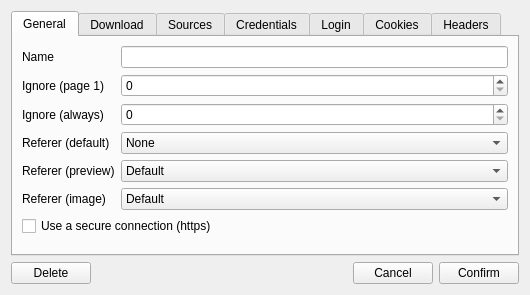
<?xml version="1.0" encoding="UTF-8"?>
<ui version="4.0">
 <class>SourcesSettingsWindow</class>
 <widget class="QDialog" name="SourcesSettingsWindow">
  <property name="geometry">
   <rect>
    <x>0</x>
    <y>0</y>
    <width>530</width>
    <height>273</height>
   </rect>
  </property>
  <property name="windowTitle">
   <string>Site options</string>
  </property>
  <property name="windowIcon">
   <iconset resource="../../resources/resources.qrc">
    <normaloff>:/images/icon.ico</normaloff>:/images/icon.ico</iconset>
  </property>
  <layout class="QVBoxLayout" name="verticalLayout">
   <item>
    <widget class="QTabWidget" name="tabWidget">
     <property name="currentIndex">
      <number>0</number>
     </property>
     <widget class="QWidget" name="tabGeneral">
      <attribute name="title">
       <string>General</string>
      </attribute>
      <layout class="QFormLayout" name="formLayout_5">
       <property name="fieldGrowthPolicy">
        <enum>QFormLayout::AllNonFixedFieldsGrow</enum>
       </property>
       <item row="3" column="0">
        <widget class="QLabel" name="labelReferer">
         <property name="text">
          <string>Referer (default)</string>
         </property>
        </widget>
       </item>
       <item row="3" column="1">
        <widget class="QComboBox" name="comboReferer">
         <item>
          <property name="text">
           <string>None</string>
          </property>
         </item>
         <item>
          <property name="text">
           <string>Site</string>
          </property>
         </item>
         <item>
          <property name="text">
           <string>Page</string>
          </property>
         </item>
         <item>
          <property name="text">
           <string>Image</string>
          </property>
         </item>
        </widget>
       </item>
       <item row="4" column="0">
        <widget class="QLabel" name="labelRefererPreview">
         <property name="text">
          <string>Referer (preview)</string>
         </property>
        </widget>
       </item>
       <item row="4" column="1">
        <widget class="QComboBox" name="comboRefererPreview">
         <item>
          <property name="text">
           <string>Default</string>
          </property>
         </item>
         <item>
          <property name="text">
           <string>None</string>
          </property>
         </item>
         <item>
          <property name="text">
           <string>Site</string>
          </property>
         </item>
         <item>
          <property name="text">
           <string>Page</string>
          </property>
         </item>
         <item>
          <property name="text">
           <string>Image</string>
          </property>
         </item>
        </widget>
       </item>
       <item row="5" column="0">
        <widget class="QLabel" name="labelRefererImage">
         <property name="text">
          <string>Referer (image)</string>
         </property>
        </widget>
       </item>
       <item row="5" column="1">
        <widget class="QComboBox" name="comboRefererImage">
         <item>
          <property name="text">
           <string>Default</string>
          </property>
         </item>
         <item>
          <property name="text">
           <string>None</string>
          </property>
         </item>
         <item>
          <property name="text">
           <string>Site</string>
          </property>
         </item>
         <item>
          <property name="text">
           <string>Page</string>
          </property>
         </item>
         <item>
          <property name="text">
           <string>Details</string>
          </property>
         </item>
         <item>
          <property name="text">
           <string>Image</string>
          </property>
         </item>
        </widget>
       </item>
       <item row="0" column="0">
        <widget class="QLabel" name="labelSiteName">
         <property name="text">
          <string>Name</string>
         </property>
        </widget>
       </item>
       <item row="0" column="1">
        <widget class="QLineEdit" name="lineSiteName"/>
       </item>
       <item row="2" column="0">
        <widget class="QLabel" name="label">
         <property name="text">
          <string>Ignore (always)</string>
         </property>
        </widget>
       </item>
       <item row="1" column="0">
        <widget class="QLabel" name="label_2">
         <property name="text">
          <string>Ignore (page 1)</string>
         </property>
        </widget>
       </item>
       <item row="1" column="1">
        <widget class="QSpinBox" name="spinIgnore1"/>
       </item>
       <item row="2" column="1">
        <widget class="QSpinBox" name="spinIgnoreAlways"/>
       </item>
       <item row="6" column="0" colspan="2">
        <widget class="QCheckBox" name="checkSsl">
         <property name="text">
          <string>Use a secure connection (https)</string>
         </property>
         <property name="checked">
          <bool>false</bool>
         </property>
        </widget>
       </item>
      </layout>
     </widget>
     <widget class="QWidget" name="tabDownloads">
      <attribute name="title">
       <string>Download</string>
      </attribute>
      <layout class="QFormLayout" name="formLayout">
       <item row="1" column="0">
        <widget class="QLabel" name="label_3">
         <property name="text">
          <string>Max simultaneous downloads</string>
         </property>
        </widget>
       </item>
       <item row="1" column="1">
        <widget class="QSpinBox" name="spinSimultaneousDownloads">
         <property name="minimum">
          <number>1</number>
         </property>
         <property name="maximum">
          <number>10</number>
         </property>
        </widget>
       </item>
       <item row="0" column="0">
        <widget class="QLabel" name="label_4">
         <property name="text">
          <string>Images per page</string>
         </property>
        </widget>
       </item>
       <item row="0" column="1">
        <widget class="QSpinBox" name="spinImagesPerPage">
         <property name="minimum">
          <number>1</number>
         </property>
         <property name="maximum">
          <number>1000</number>
         </property>
         <property name="value">
          <number>200</number>
         </property>
        </widget>
       </item>
       <item row="2" column="0">
        <widget class="QLabel" name="label_6">
         <property name="text">
          <string>Interval (thumbnail)</string>
         </property>
        </widget>
       </item>
       <item row="3" column="0">
        <widget class="QLabel" name="label_7">
         <property name="text">
          <string>Interval (image)</string>
         </property>
        </widget>
       </item>
       <item row="4" column="0">
        <widget class="QLabel" name="label_12">
         <property name="text">
          <string>Interval (page)</string>
         </property>
        </widget>
       </item>
       <item row="5" column="0">
        <widget class="QLabel" name="label_13">
         <property name="text">
          <string>Interval (details)</string>
         </property>
        </widget>
       </item>
       <item row="6" column="0">
        <widget class="QLabel" name="label_14">
         <property name="text">
          <string>Interval (error)</string>
         </property>
        </widget>
       </item>
       <item row="2" column="1">
        <widget class="QSpinBox" name="spinThrottleThumbnail">
         <property name="suffix">
          <string>s</string>
         </property>
         <property name="maximum">
          <number>3600</number>
         </property>
        </widget>
       </item>
       <item row="3" column="1">
        <widget class="QSpinBox" name="spinThrottleImage">
         <property name="suffix">
          <string>s</string>
         </property>
         <property name="maximum">
          <number>3600</number>
         </property>
        </widget>
       </item>
       <item row="4" column="1">
        <widget class="QSpinBox" name="spinThrottlePage">
         <property name="suffix">
          <string>s</string>
         </property>
         <property name="maximum">
          <number>3600</number>
         </property>
        </widget>
       </item>
       <item row="5" column="1">
        <widget class="QSpinBox" name="spinThrottleDetails">
         <property name="suffix">
          <string>s</string>
         </property>
         <property name="maximum">
          <number>3600</number>
         </property>
        </widget>
       </item>
       <item row="6" column="1">
        <widget class="QSpinBox" name="spinThrottleRetry">
         <property name="suffix">
          <string>s</string>
         </property>
         <property name="maximum">
          <number>3600</number>
         </property>
        </widget>
       </item>
      </layout>
     </widget>
     <widget class="QWidget" name="tabSources">
      <attribute name="title">
       <string>Sources</string>
      </attribute>
      <layout class="QFormLayout" name="formLayout_3">
       <item row="1" column="0" colspan="2">
        <widget class="QWidget" name="widget" native="true">
         <property name="enabled">
          <bool>false</bool>
         </property>
         <layout class="QFormLayout" name="formLayout_2">
          <property name="fieldGrowthPolicy">
           <enum>QFormLayout::AllNonFixedFieldsGrow</enum>
          </property>
          <property name="leftMargin">
           <number>18</number>
          </property>
          <property name="topMargin">
           <number>0</number>
          </property>
          <property name="rightMargin">
           <number>0</number>
          </property>
          <property name="bottomMargin">
           <number>0</number>
          </property>
          <item row="0" column="0">
           <widget class="QLabel" name="labelSources1">
            <property name="text">
             <string>Source 1</string>
            </property>
           </widget>
          </item>
          <item row="0" column="1">
           <widget class="QComboBox" name="comboSources1">
            <property name="currentIndex">
             <number>1</number>
            </property>
            <item>
             <property name="text">
              <string/>
             </property>
            </item>
            <item>
             <property name="text">
              <string>XML</string>
             </property>
            </item>
            <item>
             <property name="text">
              <string>JSON</string>
             </property>
            </item>
            <item>
             <property name="text">
              <string>Regex</string>
             </property>
            </item>
            <item>
             <property name="text">
              <string>RSS</string>
             </property>
            </item>
           </widget>
          </item>
          <item row="1" column="0">
           <widget class="QLabel" name="labelSources2">
            <property name="text">
             <string>Source 2</string>
            </property>
           </widget>
          </item>
          <item row="1" column="1">
           <widget class="QComboBox" name="comboSources2">
            <property name="currentIndex">
             <number>2</number>
            </property>
            <item>
             <property name="text">
              <string/>
             </property>
            </item>
            <item>
             <property name="text">
              <string>XML</string>
             </property>
            </item>
            <item>
             <property name="text">
              <string>JSON</string>
             </property>
            </item>
            <item>
             <property name="text">
              <string>Regex</string>
             </property>
            </item>
            <item>
             <property name="text">
              <string>RSS</string>
             </property>
            </item>
           </widget>
          </item>
          <item row="2" column="0">
           <widget class="QLabel" name="labelSources3">
            <property name="text">
             <string>Source 3</string>
            </property>
           </widget>
          </item>
          <item row="2" column="1">
           <widget class="QComboBox" name="comboSources3">
            <property name="currentIndex">
             <number>3</number>
            </property>
            <item>
             <property name="text">
              <string/>
             </property>
            </item>
            <item>
             <property name="text">
              <string>XML</string>
             </property>
            </item>
            <item>
             <property name="text">
              <string>JSON</string>
             </property>
            </item>
            <item>
             <property name="text">
              <string>Regex</string>
             </property>
            </item>
            <item>
             <property name="text">
              <string>RSS</string>
             </property>
            </item>
           </widget>
          </item>
          <item row="3" column="0">
           <widget class="QLabel" name="labelSources4">
            <property name="text">
             <string>Source 4</string>
            </property>
           </widget>
          </item>
          <item row="3" column="1">
           <widget class="QComboBox" name="comboSources4">
            <property name="currentIndex">
             <number>4</number>
            </property>
            <item>
             <property name="text">
              <string/>
             </property>
            </item>
            <item>
             <property name="text">
              <string>XML</string>
             </property>
            </item>
            <item>
             <property name="text">
              <string>JSON</string>
             </property>
            </item>
            <item>
             <property name="text">
              <string>Regex</string>
             </property>
            </item>
            <item>
             <property name="text">
              <string>RSS</string>
             </property>
            </item>
           </widget>
          </item>
         </layout>
        </widget>
       </item>
       <item row="0" column="0" colspan="2">
        <widget class="QCheckBox" name="checkSourcesDefault">
         <property name="text">
          <string>Use default sources</string>
         </property>
         <property name="checked">
          <bool>true</bool>
         </property>
        </widget>
       </item>
      </layout>
     </widget>
     <widget class="QWidget" name="tabCredentials">
      <attribute name="title">
       <string>Credentials</string>
      </attribute>
      <layout class="QFormLayout" name="formLayout_4">
       <item row="0" column="0">
        <widget class="QLabel" name="labelAuthPseudo">
         <property name="text">
          <string>Username</string>
         </property>
        </widget>
       </item>
       <item row="0" column="1">
        <widget class="QLineEdit" name="lineAuthPseudo"/>
       </item>
       <item row="1" column="0">
        <widget class="QLabel" name="labelAuthPassword">
         <property name="text">
          <string>Password</string>
         </property>
        </widget>
       </item>
       <item row="1" column="1">
        <layout class="QHBoxLayout" name="layoutHashPassword">
         <item>
          <widget class="QLineEdit" name="lineAuthPassword">
           <property name="echoMode">
            <enum>QLineEdit::Password</enum>
           </property>
          </widget>
         </item>
         <item>
          <widget class="QPushButton" name="buttonAuthHash">
           <property name="text">
            <string>Hash password</string>
           </property>
          </widget>
         </item>
        </layout>
       </item>
       <item row="2" column="0" colspan="2">
        <widget class="QWidget" name="widgetTestCredentials" native="true">
         <layout class="QHBoxLayout" name="horizontalLayout" stretch="1,0">
          <property name="leftMargin">
           <number>0</number>
          </property>
          <property name="topMargin">
           <number>0</number>
          </property>
          <property name="rightMargin">
           <number>0</number>
          </property>
          <property name="bottomMargin">
           <number>0</number>
          </property>
          <item>
           <widget class="QLabel" name="labelTestCredentials">
            <property name="text">
             <string/>
            </property>
           </widget>
          </item>
          <item>
           <widget class="QPushButton" name="buttonTestCredentials">
            <property name="text">
             <string>Test</string>
            </property>
           </widget>
          </item>
         </layout>
        </widget>
       </item>
      </layout>
     </widget>
     <widget class="QWidget" name="tabLogin">
      <attribute name="title">
       <string>Login</string>
      </attribute>
      <layout class="QFormLayout" name="formLayout_7">
       <item row="0" column="0">
        <widget class="QLabel" name="label_8">
         <property name="text">
          <string>Type</string>
         </property>
        </widget>
       </item>
       <item row="0" column="1">
        <widget class="QComboBox" name="comboLoginType">
         <property name="currentIndex">
          <number>0</number>
         </property>
         <item>
          <property name="text">
           <string>Through URL</string>
          </property>
         </item>
         <item>
          <property name="text">
           <string>GET</string>
          </property>
         </item>
         <item>
          <property name="text">
           <string>POST</string>
          </property>
         </item>
         <item>
          <property name="text">
           <string>OAuth 1</string>
          </property>
         </item>
         <item>
          <property name="text">
           <string>OAuth 2</string>
          </property>
         </item>
        </widget>
       </item>
       <item row="1" column="0" colspan="2">
        <widget class="QStackedWidget" name="stackedWidget">
         <property name="currentIndex">
          <number>0</number>
         </property>
         <widget class="QWidget" name="pageThroughUrl"/>
         <widget class="QWidget" name="pageGet">
          <layout class="QFormLayout" name="formLayout_12">
           <property name="leftMargin">
            <number>18</number>
           </property>
           <property name="topMargin">
            <number>0</number>
           </property>
           <property name="rightMargin">
            <number>0</number>
           </property>
           <property name="bottomMargin">
            <number>0</number>
           </property>
           <item row="0" column="0">
            <widget class="QLabel" name="label_22">
             <property name="text">
              <string>URL</string>
             </property>
            </widget>
           </item>
           <item row="0" column="1">
            <widget class="QLineEdit" name="lineLoginGetUrl"/>
           </item>
           <item row="1" column="0">
            <widget class="QLabel" name="label_24">
             <property name="text">
              <string>Username field</string>
             </property>
            </widget>
           </item>
           <item row="1" column="1">
            <widget class="QLineEdit" name="lineLoginGetPseudo"/>
           </item>
           <item row="2" column="0">
            <widget class="QLabel" name="label_23">
             <property name="text">
              <string>Password field</string>
             </property>
            </widget>
           </item>
           <item row="2" column="1">
            <widget class="QLineEdit" name="lineLoginGetPassword"/>
           </item>
           <item row="3" column="0">
            <widget class="QLabel" name="label_25">
             <property name="text">
              <string>Cookie</string>
             </property>
            </widget>
           </item>
           <item row="3" column="1">
            <widget class="QLineEdit" name="lineLoginGetCookie"/>
           </item>
          </layout>
         </widget>
         <widget class="QWidget" name="pagePost">
          <layout class="QFormLayout" name="formLayout_9">
           <property name="leftMargin">
            <number>18</number>
           </property>
           <property name="topMargin">
            <number>0</number>
           </property>
           <property name="rightMargin">
            <number>0</number>
           </property>
           <property name="bottomMargin">
            <number>0</number>
           </property>
           <item row="0" column="0">
            <widget class="QLabel" name="labelLoginPostUrl">
             <property name="text">
              <string>URL</string>
             </property>
            </widget>
           </item>
           <item row="0" column="1">
            <widget class="QLineEdit" name="lineLoginPostUrl"/>
           </item>
           <item row="1" column="0">
            <widget class="QLabel" name="labelLoginPostPseudo">
             <property name="text">
              <string>Username</string>
             </property>
            </widget>
           </item>
           <item row="1" column="1">
            <widget class="QLineEdit" name="lineLoginPostPseudo"/>
           </item>
           <item row="2" column="0">
            <widget class="QLabel" name="labelLoginPostPassword">
             <property name="text">
              <string>Password</string>
             </property>
            </widget>
           </item>
           <item row="2" column="1">
            <widget class="QLineEdit" name="lineLoginPostPassword"/>
           </item>
           <item row="3" column="0">
            <widget class="QLabel" name="labelLoginPostCookie">
             <property name="text">
              <string>Cookie</string>
             </property>
            </widget>
           </item>
           <item row="3" column="1">
            <widget class="QLineEdit" name="lineLoginPostCookie"/>
           </item>
          </layout>
         </widget>
         <widget class="QWidget" name="pageOAuth1">
          <property name="enabled">
           <bool>false</bool>
          </property>
          <layout class="QFormLayout" name="formLayout_10">
           <property name="leftMargin">
            <number>18</number>
           </property>
           <property name="topMargin">
            <number>0</number>
           </property>
           <property name="rightMargin">
            <number>0</number>
           </property>
           <property name="bottomMargin">
            <number>0</number>
           </property>
           <item row="0" column="0">
            <widget class="QLabel" name="label_15">
             <property name="text">
              <string>Request token url</string>
             </property>
            </widget>
           </item>
           <item row="1" column="0">
            <widget class="QLabel" name="label_16">
             <property name="text">
              <string>Authorize url</string>
             </property>
            </widget>
           </item>
           <item row="2" column="0">
            <widget class="QLabel" name="label_17">
             <property name="text">
              <string>Access token url</string>
             </property>
            </widget>
           </item>
           <item row="0" column="1">
            <widget class="QLineEdit" name="lineLoginOAuth1RequestTokenUrl"/>
           </item>
           <item row="1" column="1">
            <widget class="QLineEdit" name="lineLoginOAuth1AuthorizeUrl"/>
           </item>
           <item row="2" column="1">
            <widget class="QLineEdit" name="lineLoginOAuth1AccessTokenUrl"/>
           </item>
          </layout>
         </widget>
         <widget class="QWidget" name="pageOAuth2">
          <property name="enabled">
           <bool>false</bool>
          </property>
          <layout class="QFormLayout" name="formLayout_11">
           <property name="leftMargin">
            <number>18</number>
           </property>
           <property name="topMargin">
            <number>0</number>
           </property>
           <property name="rightMargin">
            <number>0</number>
           </property>
           <property name="bottomMargin">
            <number>0</number>
           </property>
           <item row="0" column="0">
            <widget class="QLabel" name="label_19">
             <property name="text">
              <string>Request url</string>
             </property>
            </widget>
           </item>
           <item row="0" column="1">
            <widget class="QLineEdit" name="lineLoginOAuth2RequestUrl"/>
           </item>
           <item row="1" column="0">
            <widget class="QLabel" name="label_20">
             <property name="text">
              <string>Token url</string>
             </property>
            </widget>
           </item>
           <item row="1" column="1">
            <widget class="QLineEdit" name="lineLoginOAuth2TokenUrl"/>
           </item>
           <item row="2" column="0">
            <widget class="QLabel" name="label_18">
             <property name="text">
              <string>Refresh token url</string>
             </property>
            </widget>
           </item>
           <item row="2" column="1">
            <widget class="QLineEdit" name="lineLoginOAuth2RefreshTokenUrl"/>
           </item>
           <item row="3" column="0">
            <widget class="QLabel" name="label_21">
             <property name="text">
              <string>Scope</string>
             </property>
            </widget>
           </item>
           <item row="3" column="1">
            <widget class="QLineEdit" name="lineLoginOAuth2Scope"/>
           </item>
          </layout>
         </widget>
        </widget>
       </item>
       <item row="2" column="0">
        <widget class="QLabel" name="labelLoginMaxPage">
         <property name="text">
          <string>Page limit</string>
         </property>
        </widget>
       </item>
       <item row="2" column="1">
        <widget class="QSpinBox" name="spinLoginMaxPage">
         <property name="maximum">
          <number>10000</number>
         </property>
        </widget>
       </item>
       <item row="3" column="0" colspan="2">
        <widget class="QWidget" name="widgetTestLogin" native="true">
         <layout class="QHBoxLayout" name="horizontalLayout_2" stretch="1,0">
          <property name="leftMargin">
           <number>0</number>
          </property>
          <property name="topMargin">
           <number>0</number>
          </property>
          <property name="rightMargin">
           <number>0</number>
          </property>
          <property name="bottomMargin">
           <number>0</number>
          </property>
          <item>
           <widget class="QLabel" name="labelTestLogin">
            <property name="text">
             <string/>
            </property>
           </widget>
          </item>
          <item>
           <widget class="QPushButton" name="pushButton_5">
            <property name="text">
             <string>Test</string>
            </property>
           </widget>
          </item>
         </layout>
        </widget>
       </item>
      </layout>
     </widget>
     <widget class="QWidget" name="tabCookies">
      <attribute name="title">
       <string>Cookies</string>
      </attribute>
      <layout class="QFormLayout" name="formLayout_8">
       <item row="0" column="0" colspan="2">
        <widget class="QTableWidget" name="tableCookies">
         <column>
          <property name="text">
           <string>Name</string>
          </property>
         </column>
         <column>
          <property name="text">
           <string>Value</string>
          </property>
         </column>
        </widget>
       </item>
       <item row="1" column="0" colspan="2">
        <widget class="QPushButton" name="pushButton">
         <property name="text">
          <string>Add</string>
         </property>
        </widget>
       </item>
      </layout>
     </widget>
     <widget class="QWidget" name="tabHeaders">
      <attribute name="title">
       <string>Headers</string>
      </attribute>
      <layout class="QFormLayout" name="layoutHeaders">
       <item row="0" column="0" colspan="2">
        <widget class="QTableWidget" name="tableHeaders">
         <column>
          <property name="text">
           <string>Name</string>
          </property>
         </column>
         <column>
          <property name="text">
           <string>Value</string>
          </property>
         </column>
        </widget>
       </item>
       <item row="1" column="0" colspan="2">
        <widget class="QPushButton" name="buttonAddHeader">
         <property name="text">
          <string>Add</string>
         </property>
        </widget>
       </item>
      </layout>
     </widget>
    </widget>
   </item>
   <item>
    <layout class="QHBoxLayout" name="layoutButtons">
     <property name="leftMargin">
      <number>0</number>
     </property>
     <property name="topMargin">
      <number>0</number>
     </property>
     <property name="rightMargin">
      <number>0</number>
     </property>
     <property name="bottomMargin">
      <number>0</number>
     </property>
     <item>
      <widget class="QPushButton" name="buttonDelete">
       <property name="text">
        <string>Delete</string>
       </property>
      </widget>
     </item>
     <item>
      <spacer name="spacerButtons">
       <property name="orientation">
        <enum>Qt::Horizontal</enum>
       </property>
       <property name="sizeHint" stdset="0">
        <size>
         <width>40</width>
         <height>20</height>
        </size>
       </property>
      </spacer>
     </item>
     <item>
      <widget class="QPushButton" name="buttonCancel">
       <property name="text">
        <string>Cancel</string>
       </property>
      </widget>
     </item>
     <item>
      <widget class="QPushButton" name="buttonAccept">
       <property name="text">
        <string>Confirm</string>
       </property>
      </widget>
     </item>
    </layout>
   </item>
  </layout>
 </widget>
 <tabstops>
  <tabstop>tabWidget</tabstop>
  <tabstop>lineSiteName</tabstop>
  <tabstop>spinIgnore1</tabstop>
  <tabstop>spinIgnoreAlways</tabstop>
  <tabstop>comboReferer</tabstop>
  <tabstop>comboRefererPreview</tabstop>
  <tabstop>comboRefererImage</tabstop>
  <tabstop>checkSsl</tabstop>
  <tabstop>spinImagesPerPage</tabstop>
  <tabstop>spinSimultaneousDownloads</tabstop>
  <tabstop>checkSourcesDefault</tabstop>
  <tabstop>comboSources1</tabstop>
  <tabstop>comboSources2</tabstop>
  <tabstop>comboSources3</tabstop>
  <tabstop>comboSources4</tabstop>
  <tabstop>lineAuthPseudo</tabstop>
  <tabstop>lineAuthPassword</tabstop>
  <tabstop>buttonAuthHash</tabstop>
  <tabstop>buttonCancel</tabstop>
  <tabstop>buttonAccept</tabstop>
 </tabstops>
 <resources>
  <include location="../../resources/resources.qrc"/>
 </resources>
 <connections>
  <connection>
   <sender>buttonDelete</sender>
   <signal>clicked()</signal>
   <receiver>SourcesSettingsWindow</receiver>
   <slot>deleteSite()</slot>
   <hints>
    <hint type="sourcelabel">
     <x>84</x>
     <y>262</y>
    </hint>
    <hint type="destinationlabel">
     <x>256</x>
     <y>210</y>
    </hint>
   </hints>
  </connection>
  <connection>
   <sender>buttonCancel</sender>
   <signal>clicked()</signal>
   <receiver>SourcesSettingsWindow</receiver>
   <slot>reject()</slot>
   <hints>
    <hint type="sourcelabel">
     <x>438</x>
     <y>262</y>
    </hint>
    <hint type="destinationlabel">
     <x>345</x>
     <y>208</y>
    </hint>
   </hints>
  </connection>
  <connection>
   <sender>pushButton_5</sender>
   <signal>clicked()</signal>
   <receiver>SourcesSettingsWindow</receiver>
   <slot>testLogin()</slot>
   <hints>
    <hint type="sourcelabel">
     <x>507</x>
     <y>218</y>
    </hint>
    <hint type="destinationlabel">
     <x>256</x>
     <y>193</y>
    </hint>
   </hints>
  </connection>
  <connection>
   <sender>checkSourcesDefault</sender>
   <signal>toggled(bool)</signal>
   <receiver>widget</receiver>
   <slot>setDisabled(bool)</slot>
   <hints>
    <hint type="sourcelabel">
     <x>101</x>
     <y>42</y>
    </hint>
    <hint type="destinationlabel">
     <x>101</x>
     <y>65</y>
    </hint>
   </hints>
  </connection>
  <connection>
   <sender>buttonTestCredentials</sender>
   <signal>clicked()</signal>
   <receiver>SourcesSettingsWindow</receiver>
   <slot>testLogin()</slot>
   <hints>
    <hint type="sourcelabel">
     <x>507</x>
     <y>119</y>
    </hint>
    <hint type="destinationlabel">
     <x>273</x>
     <y>141</y>
    </hint>
   </hints>
  </connection>
  <connection>
   <sender>pushButton</sender>
   <signal>clicked()</signal>
   <receiver>SourcesSettingsWindow</receiver>
   <slot>addCookie()</slot>
   <hints>
    <hint type="sourcelabel">
     <x>101</x>
     <y>199</y>
    </hint>
    <hint type="destinationlabel">
     <x>470</x>
     <y>190</y>
    </hint>
   </hints>
  </connection>
  <connection>
   <sender>buttonAddHeader</sender>
   <signal>clicked()</signal>
   <receiver>SourcesSettingsWindow</receiver>
   <slot>addHeader()</slot>
   <hints>
    <hint type="sourcelabel">
     <x>101</x>
     <y>199</y>
    </hint>
    <hint type="destinationlabel">
     <x>43</x>
     <y>240</y>
    </hint>
   </hints>
  </connection>
  <connection>
   <sender>comboLoginType</sender>
   <signal>currentIndexChanged(int)</signal>
   <receiver>stackedWidget</receiver>
   <slot>setCurrentIndex(int)</slot>
   <hints>
    <hint type="sourcelabel">
     <x>146</x>
     <y>40</y>
    </hint>
    <hint type="destinationlabel">
     <x>101</x>
     <y>66</y>
    </hint>
   </hints>
  </connection>
  <connection>
   <sender>buttonAccept</sender>
   <signal>clicked()</signal>
   <receiver>SourcesSettingsWindow</receiver>
   <slot>save()</slot>
   <hints>
    <hint type="sourcelabel">
     <x>490</x>
     <y>254</y>
    </hint>
    <hint type="destinationlabel">
     <x>529</x>
     <y>256</y>
    </hint>
   </hints>
  </connection>
 </connections>
 <slots>
  <slot>deleteSite()</slot>
  <slot>testLogin()</slot>
  <slot>addCookie()</slot>
  <slot>addHeader()</slot>
  <slot>save()</slot>
 </slots>
</ui>
